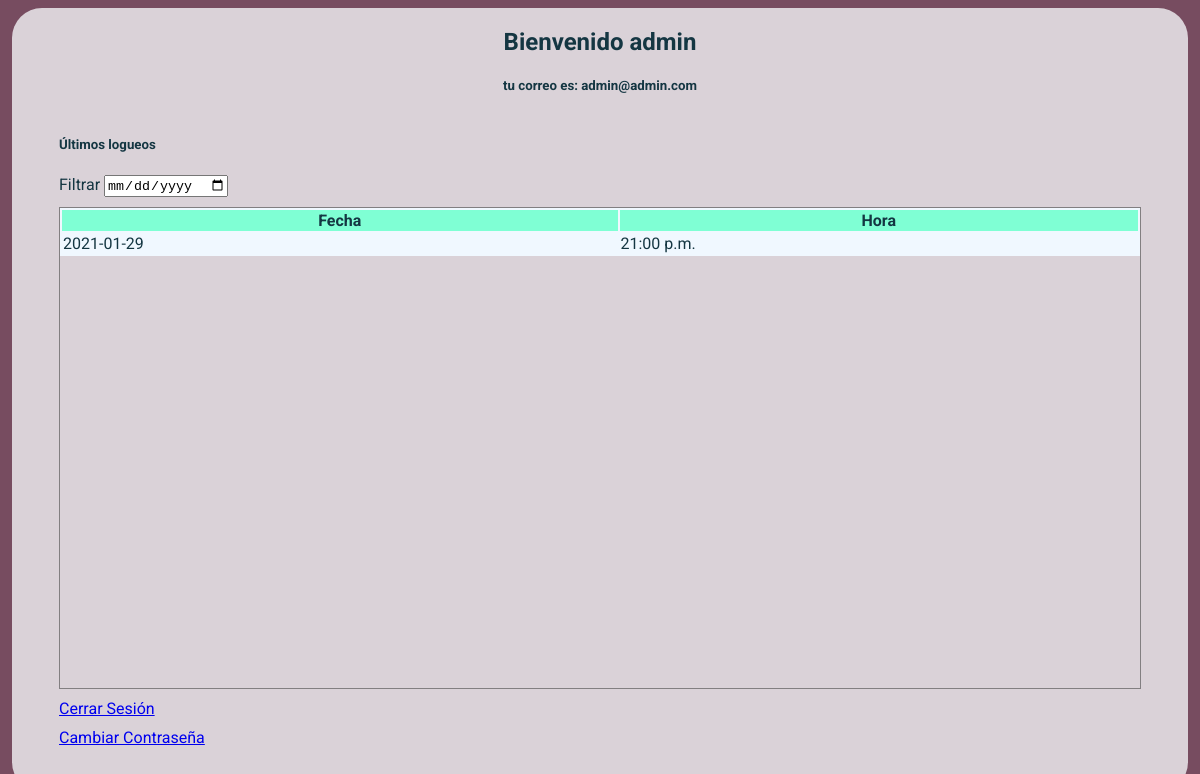
The page /bienvenido (signed in) on the database as committed earlier.
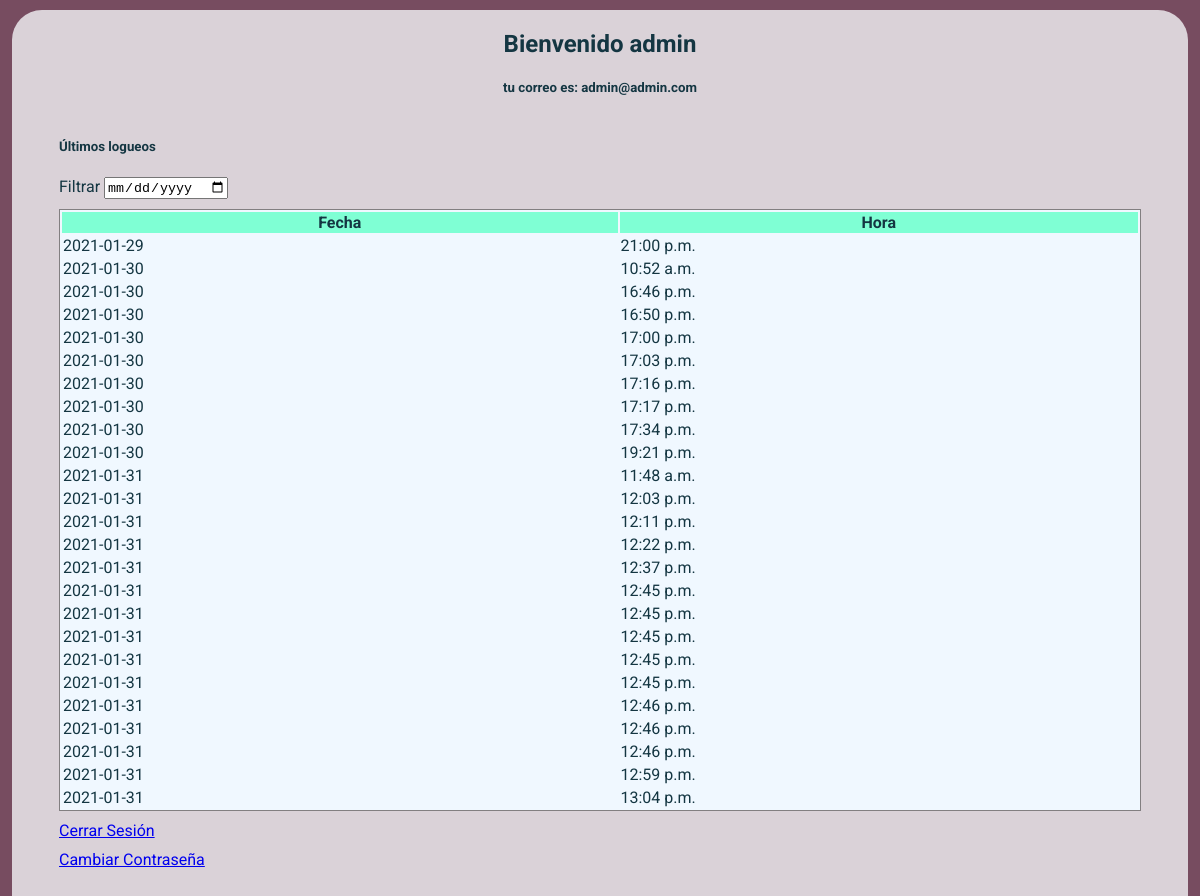
The same page on the database as committed later.
### login/models.py (models this page shows, shortened)
class LoginLog(models.Model):
    datetimeLog = models.DateTimeField(auto_now_add=True, blank=True)
    userLog = models.ForeignKey(User, null=True, blank=True, on_delete=models.DO_NOTHING)

### login/views.py (the view)
# urls.py: path('bienvenido', Welcome.as_view(), name="welcome"),
class Welcome(LoginRequiredMixin, TemplateView):
    template_name = "login/welcome.html"
    login_url = '/'
    def get(self, request):
        try:
            user = User.objects.filter(username=request.user.username)[0]
        except:
            raise Http404("Error en la autentificación del usuario")
        context = { "logs": LoginLog.objects.filter(userLog=user) }
        return render(request, self.template_name, context)

### templates/login/welcome.html (shortened to what this page needs)
{% load static %}
<!DOCTYPE html>
<html lang="es">
<head>
    <link rel="stylesheet" href="{% static 'Login/css/style.css' %}">
    <link rel="stylesheet" href="{% static 'Login/css/welcome.css' %}">
</head>
<body>
    <section>
        <div class="container">
            <div class="main">
                <div style="text-align: center;">
                    <h2>Bienvenido {{request.user}}</h2>
                    <h5>tu correo es: {{request.user.email}}</h5>
                </div>
                <h5>Últimos logueos</h5>
                <div class="LoginFilter">
                    Filtrar <input type="date" id="filter-date">
                </div>
                <div class="containerLogTable">
                    <table class="LoginLogsTable">
                        <thead>
                        <tr>
                            <th>Fecha</th>
                            <th>Hora</th>
                        </tr>
                        </thead>
                        <tbody>
                        {% for log in logs %}
                            <tr>
                                <td>{{log.datetimeLog|date:"Y-m-d"}}</td>
                                <td>{{log.datetimeLog|date:"H:i a"}}</td>
                            </tr>
                        {% endfor %}
                        </tbody>
                    </table>
                </div>
                <div style="padding-top: 10px;"><a href="{% url 'logout_' %}">Cerrar Sesión</a></div>
                <div style="padding-top: 10px;"><a href="{% url 'changePassword' %}">Cambiar Contraseña</a></div>
            </div>
        </div>
    </section>
</body>
</html>

### login/static/login/css/style.css (style rules this page uses)
body { padding: 0; margin: 0; font-size: medium; color: #143642; font-family: 'Roboto', sans-serif; }
.container { width: 100vw; height: 100vh; background-color: #774c60; }

### login/static/login/css/welcome.css (style rules this page uses)
.main { transition: 1s; background-color: #dad2d8; position: absolute; top: 1vh; left: 1vw; height: 98vh; width: 98vw; border-radius: 30px; display: flex; flex-direction: column; flex-wrap: wrap; justify-content: top; align-content: center; }
.containerLogTable { width: 90vw; height: 60vh; overflow-y: scroll; border: 1px solid rgba(73, 73, 73, 0.6); }
.LoginLogsTable { border: 0; background-color: aliceblue; width: 100%; }
.LoginLogsTable th { background-color: aquamarine; }
.LoginFilter { padding-bottom: 10px; }

Rows that differ between the two databases and show on the page:
added LoginLog: datetimeLog "2021-01-30", datetimeLog "10:52 a.m."
added LoginLog: datetimeLog "2021-01-30", datetimeLog "16:46 p.m."
added LoginLog: datetimeLog "2021-01-30", datetimeLog "16:50 p.m."
added LoginLog: datetimeLog "2021-01-30", datetimeLog "17:00 p.m."
added LoginLog: datetimeLog "2021-01-30", datetimeLog "17:03 p.m."
added LoginLog: datetimeLog "2021-01-30", datetimeLog "17:16 p.m."
added LoginLog: datetimeLog "2021-01-30", datetimeLog "17:17 p.m."
added LoginLog: datetimeLog "2021-01-30", datetimeLog "17:34 p.m."
added LoginLog: datetimeLog "2021-01-30", datetimeLog "19:21 p.m."
added LoginLog: datetimeLog "2021-01-31", datetimeLog "11:48 a.m."
added LoginLog: datetimeLog "2021-01-31", datetimeLog "12:03 p.m."
added LoginLog: datetimeLog "2021-01-31", datetimeLog "12:11 p.m."
added LoginLog: datetimeLog "2021-01-31", datetimeLog "12:22 p.m."
added LoginLog: datetimeLog "2021-01-31", datetimeLog "12:37 p.m."
added LoginLog: datetimeLog "2021-01-31", datetimeLog "12:45 p.m."
added LoginLog: datetimeLog "2021-01-31", datetimeLog "12:45 p.m."
added LoginLog: datetimeLog "2021-01-31", datetimeLog "12:45 p.m."
added LoginLog: datetimeLog "2021-01-31", datetimeLog "12:45 p.m."
added LoginLog: datetimeLog "2021-01-31", datetimeLog "12:45 p.m."
added LoginLog: datetimeLog "2021-01-31", datetimeLog "12:46 p.m."
added LoginLog: datetimeLog "2021-01-31", datetimeLog "12:46 p.m."
added LoginLog: datetimeLog "2021-01-31", datetimeLog "12:46 p.m."
added LoginLog: datetimeLog "2021-01-31", datetimeLog "12:59 p.m."
added LoginLog: datetimeLog "2021-01-31", datetimeLog "13:04 p.m."
